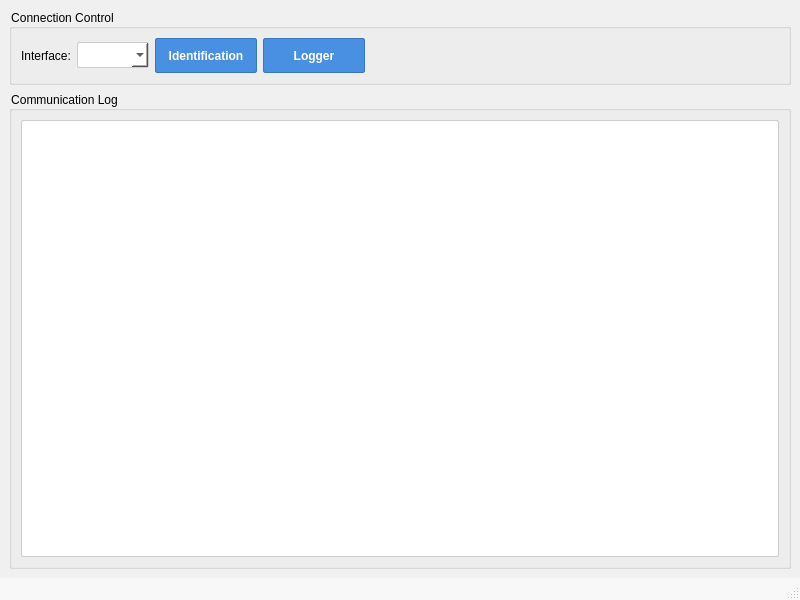
<?xml version="1.0" encoding="UTF-8"?>
<ui version="4.0">
 <class>MainWindow</class>
 <widget class="QMainWindow" name="MainWindow">
  <property name="geometry">
   <rect>
    <x>0</x>
    <y>0</y>
    <width>800</width>
    <height>600</height>
   </rect>
  </property>
  <property name="windowTitle">
   <string>ECU Loader</string>
  </property>
  <property name="styleSheet">
 <string notr="true">
  QMainWindow {
    background-color: #f0f0f0;
  }
  QWidget {
    font-family: "Segoe UI", sans-serif;
    font-size: 9pt;
  }
  QComboBox {
    border: 1px solid #cccccc;
    border-radius: 2px;
    padding: 2px 5px;
    background-color: white;
    min-height: 20px;
  }
  QComboBox:hover {
    border: 1px solid #999999;
  }
  QComboBox:disabled {
    background-color: #f0f0f0;
    color: #666666;
  }
  QPushButton {
    background-color: #4a90e2;
    color: white;
    border: 1px solid #357abd;
    padding: 4px 10px;
    border-radius: 2px;
    font-weight: bold;
    min-width: 80px;
    min-height: 25px;
  }
  QPushButton:hover {
    background-color: #357abd;
    border: 1px solid #2d6da3;
  }
  QPushButton:pressed {
    background-color: #2d6da3;
    padding-top: 5px;
    padding-bottom: 3px;
  }
  QPushButton:disabled {
    background-color: #cccccc;
    border: 1px solid #999999;
    color: #666666;
  }
  QTextEdit {
    background-color: #ffffff;
    border: 1px solid #cccccc;
    border-radius: 2px;
    padding: 5px;
    font-family: Consolas, Monaco, monospace;
    font-size: 9pt;
  }
  QStatusBar {
    background-color: #f8f8f8;
    color: #666666;
  }
 </string>
</property>
  <widget class="QWidget" name="centralwidget">
   <layout class="QVBoxLayout" name="verticalLayout">
    <item>
     <widget class="QGroupBox" name="controlGroup">
      <property name="title">
       <string>Connection Control</string>
      </property>
      <layout class="QHBoxLayout" name="horizontalLayout">
       <item>
        <widget class="QLabel" name="adapterLabel">
         <property name="text">
          <string>Interface:</string>
         </property>
        </widget>
       </item>
       <item>
        <widget class="QComboBox" name="adapterComboBox"/>
       </item>
       <item>
        <widget class="QPushButton" name="IdentificationButton">
		<property name="enabled">
		<bool>true</bool>
		</property>
		<property name="text">
		<string>Identification</string>
		</property>
		<property name="icon">
		<iconset>
		<normaloff>icons/id.png</normaloff>icons/id.png</iconset>
		</property>
		</widget>
       </item>
       <item>
        <widget class="QPushButton" name="LoggerButton">
		<property name="text">
		<string>Logger</string>
		</property>
		<property name="icon">
		<iconset>
		<normaloff>icons/logger.png</normaloff>icons/logger.png</iconset>
		</property>
		</widget>
       </item>
       <item>
        <spacer name="horizontalSpacer">
         <property name="orientation">
          <enum>Qt::Horizontal</enum>
         </property>
         <property name="sizeHint" stdset="0">
          <size>
           <width>40</width>
           <height>20</height>
          </size>
         </property>
        </spacer>
       </item>
      </layout>
     </widget>
    </item>
    <item>
     <widget class="QGroupBox" name="logGroup">
      <property name="title">
       <string>Communication Log</string>
      </property>
      <layout class="QVBoxLayout" name="verticalLayout_2">
       <item>
        <widget class="QTextEdit" name="logTextEdit">
         <property name="font">
          <font>
           <family>Consolas</family>
           <pointsize>10</pointsize>
          </font>
         </property>
         <property name="lineWrapMode">
          <enum>QTextEdit::NoWrap</enum>
         </property>
         <property name="readOnly">
          <bool>true</bool>
         </property>
        </widget>
       </item>
      </layout>
     </widget>
    </item>
   </layout>
  </widget>
  <widget class="QStatusBar" name="statusbar"/>
 </widget>
 <resources/>
 <connections/>
</ui>
